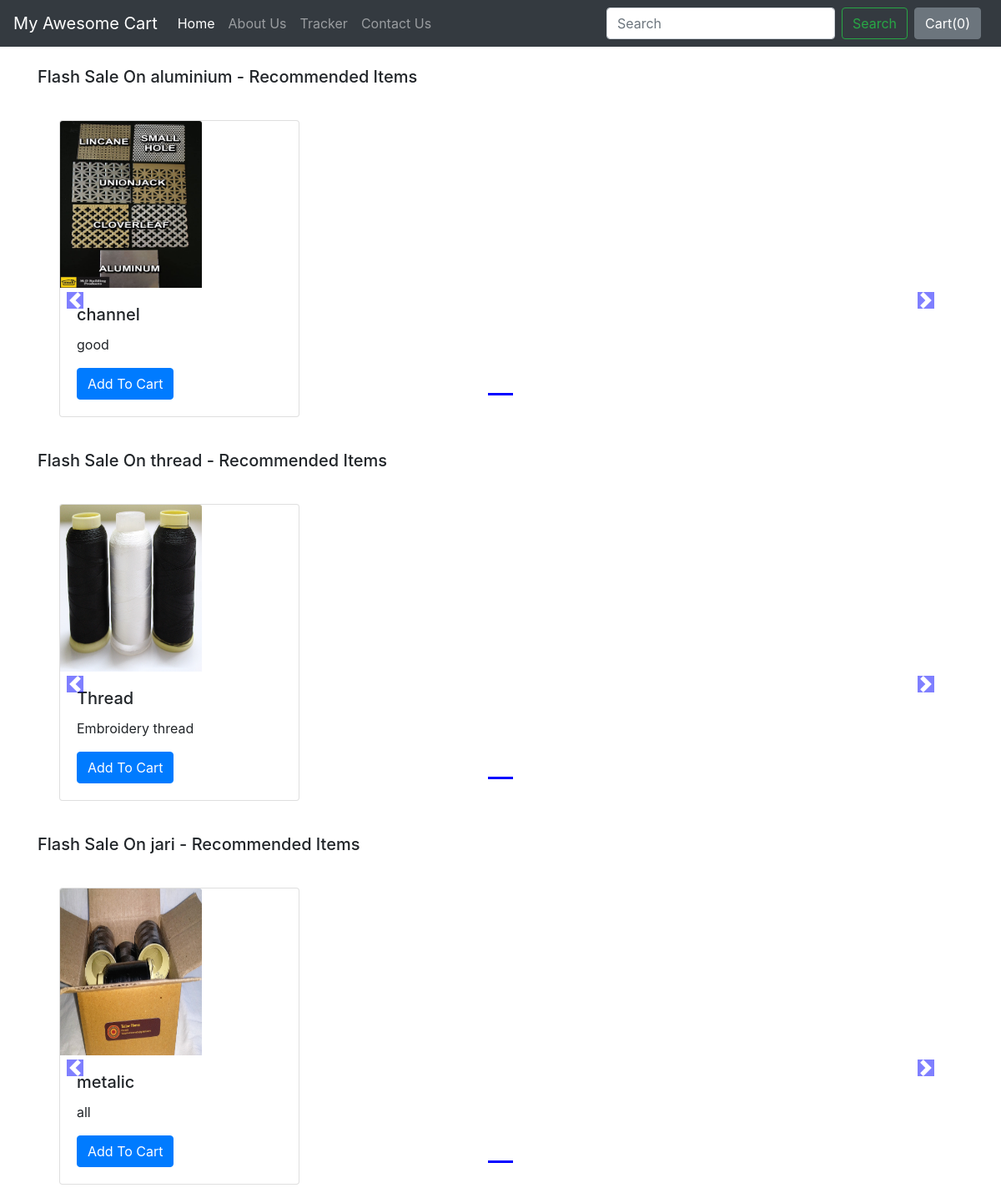
The app's page /shop/, older data.
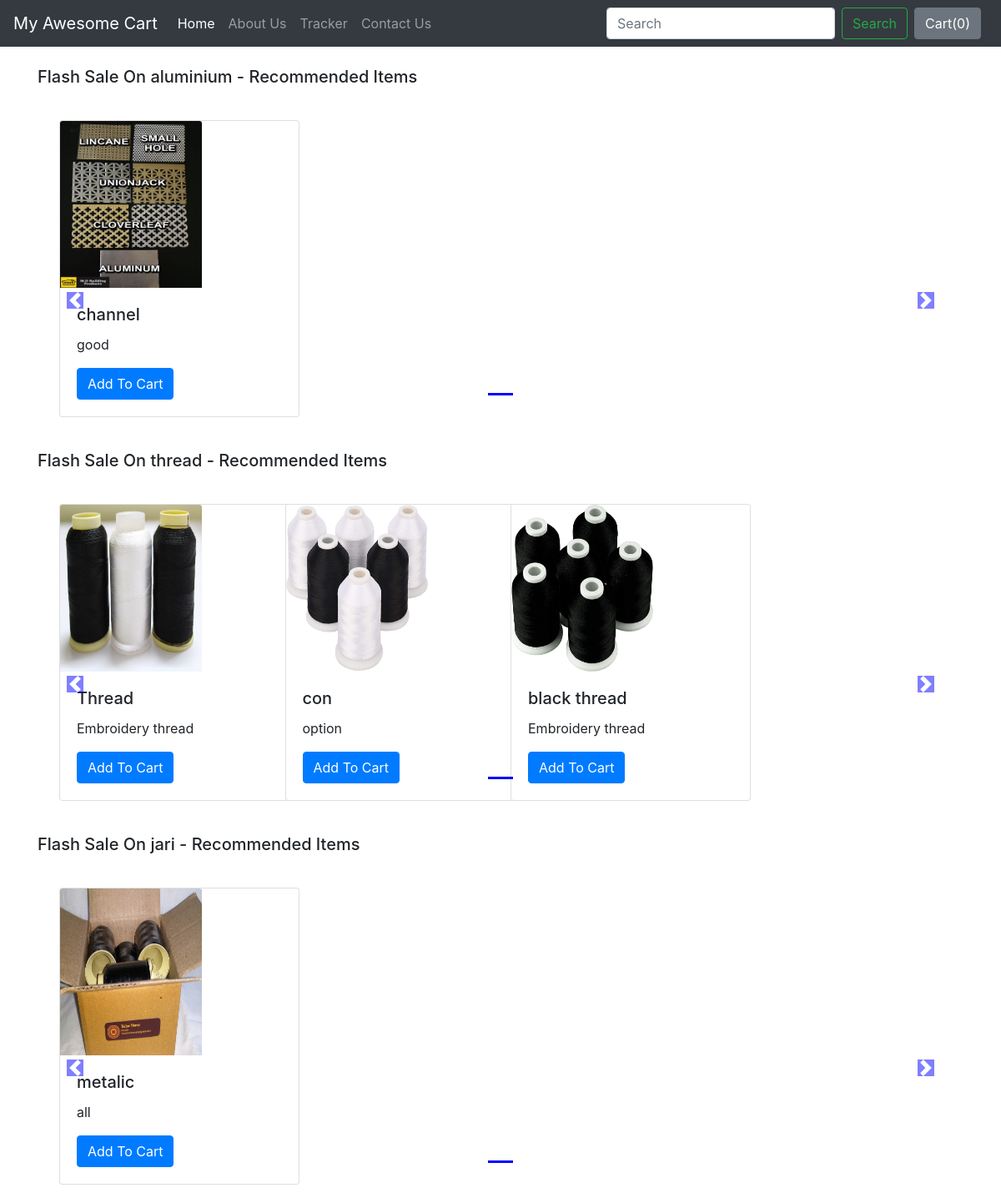
The same page, newer data.
### shop/models.py (models this page shows, shortened)
class Product(models.Model):
    product_id = models.AutoField
    product_name = models.CharField(max_length=50)
    category = models.CharField(max_length=50, default="")
    subcategory = models.CharField(max_length=50, default="")
    price = models.IntegerField(default=0)
    desc = models.CharField(max_length=300)
    pub_date = models.DateField()
    image = models.ImageField(upload_to='shop/images', default="")

### shop/views.py (the view)
# urls.py: path("", views.index, name="ShopHome"),
def index(request):
    allProds = []
    catprods = Product.objects.values('category', 'id')
    cats = {item['category'] for item in catprods}
    for cat in cats:
        prod = Product.objects.filter(category=cat)
        n = len(prod)
        nSlides = n // 4 + ceil((n / 4) - (n // 4))
        allProds.append([prod, range(1, nSlides), nSlides])
    params = {'allProds':allProds}
    return render(request, 'shop/index.html', params)

### shop/templates/shop/index.html (shortened to what this page needs)
{% extends 'shop/basic.html' %}
{% block body %}
{% load static %}
<div class="container">
    {% for product, range, nSlides in allProds %}
    <h5 class="my-4">Flash Sale On {{product.0.category}} - Recommended Items</h5>
    <div class="row">
<div id="demo{{forloop.counter}}" class="col carousel slide my-3" data-ride="carousel">
    <ul class="carousel-indicators">
      <li data-target="#demo{{forloop.counter}}" data-slide-to="0" class="active"></li>
    </ul>
    <div class="container carousel-inner no-padding">
      <div class="carousel-item active">
        {% for i in product %}
        <div class="col-xs-3 col-sm-3 col-md-3">
          <div class="card" style="width: 18rem;">
            <img src='/media/{{i.image}}' class="card-img-top" alt="...">
            <div class="card-body">
              <h5 class="card-title">{{i.product_name}}</h5>
              <p class="card-text">{{i.desc}}</p>
              <button id="pr{{i.id}}" class="btn btn-primary cart">Add To Cart</button>
            </div>
          </div>
        </div>
        {% endfor %}
    </div>
</div>
</div>
    <a class="carousel-control-prev" href="#demo{{forloop.counter}}" data-slide="prev">
        <span class="carousel-control-prev-icon"></span>
    </a>
    <a class="carousel-control-next" href="#demo{{forloop.counter}}" data-slide="next">
        <span class="carousel-control-next-icon"></span>
    </a>
        </div>
    {% endfor %}
</div>
 {% endblock %}

### shop/templates/shop/basic.html (shortened to what this page needs)
<!doctype html>
<html lang="en">
  <head>
    <link rel="stylesheet" href="https://stackpath.bootstrapcdn.com/bootstrap/4.2.1/css/bootstrap.min.css">
  </head>
  <body>
    <nav class="navbar navbar-expand-lg navbar-dark bg-dark">
  <a class="navbar-brand" href="/shop">My Awesome Cart</a>
  <div class="collapse navbar-collapse" id="navbarSupportedContent">
    <ul class="navbar-nav mr-auto">
      <li class="nav-item active">
        <a class="nav-link" href="/shop">Home <span class="sr-only">(current)</span></a>
      </li>
      <li class="nav-item">
        <a class="nav-link" href="/shop/about">About Us</a>
      </li>
      <li class="nav-item">
        <a class="nav-link" href="/shop/tracker">Tracker</a>
      </li>
      <li class="nav-item">
        <a class="nav-link" href="/shop/contact">Contact Us</a>
      </li>
    </ul>
    <form class="form-inline my-2 my-lg-0">
      <input class="form-control mr-sm-2" type="search" placeholder="Search" aria-label="Search">
      <button class="btn btn-outline-success my-2 my-sm-0" type="submit">Search</button>
    </form>
    <button type="button" class="btn btn-secondary mx-2" id="popcart" data-container="body" data-toggle="popover" data-placement="bottom" data-html="true" data-content="Vivamus
sagittis lacus vel augue laoreet rutrum faucibus.">
  Cart(<span id="cart">0</span>)
</button>
  </div>
</nav>
  {% block body %} {% endblock %}
  </body>
</html>

Row changes from the older to the newer data that the page shows:
added Product: image (picture), product_name "con", desc "option", shown under "thread"
added Product: image (picture), product_name "black thread", desc "Embroidery thread", shown under "thread"
